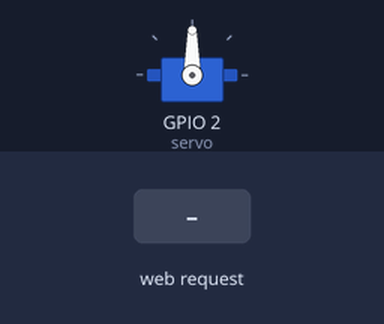
A sketch run on a simulated ESP8266 (NodeMCU). On the bench: servo. The test bench sets the inputs (shaded band). WiFi joins after 1.5 s; servers stay silent unless stated; what the sketch prints to the serial monitor is not drawn.

Above: at 2.7 s.
2.8 s: HTTP request GET /Req1=0 received
At 3.5 s:
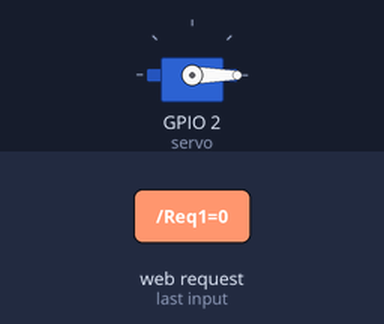
4.3 s: HTTP request GET /Req1=90 received
At 4.6 s:
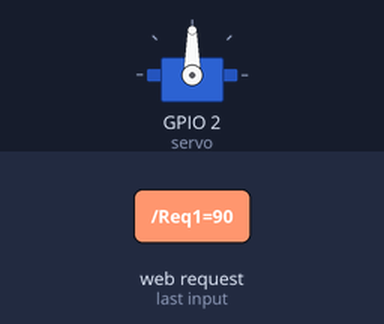
Timing chart, 0 to 7.3 s (numbered marks = the images above; inputs shaded):
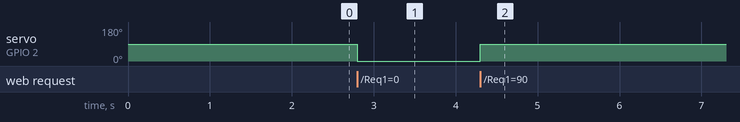

Measured:
- after the input at 2.8 s, servo on GPIO 2 (servo): 90° → 0° at once
- after the input at 4.3 s, servo on GPIO 2 (servo): 0° → 90° at once

The sketch:

Project__-_Part_2.ino
```cpp
#include <ESP8266WiFi.h>
#include <Servo.h>
Servo servo;


const char* ssid = "NEERAJ04";
const char* password = "Anusrini#1975";

WiFiServer server(80);

int irPin = 16;
String sensorStatus;

void setup() {
  Serial.begin(115200);
  delay(10);
  servo.attach(2);


  Serial.println();
  Serial.println();
  Serial.print("Connecting to ");
  Serial.println(ssid);

  WiFi.begin(ssid, password);

  while (WiFi.status() != WL_CONNECTED) {
    delay(500);
    Serial.print(".");
  }
  Serial.println("");
  Serial.println("WiFi connected");

  server.begin();
  Serial.println("Server started");

  Serial.print("Use this URL to connect: ");
  Serial.print("http://");
  Serial.print(WiFi.localIP());
  Serial.println("/");

}

void loop() {
  WiFiClient client = server.available();
  if (!client) {
    return;
  }

  Serial.println("new client");
  while(!client.available()){
    delay(1);
  }

  String request = client.readStringUntil('\r');
  Serial.println(request);
  client.flush();

 int value = 0;

if (request.indexOf("/prox") != -1) {
  if(digitalRead(irPin)==0){
   sensorStatus = "Object Detected, Waiting for Servo Signal......";
  }
  else{
    sensorStatus = "Object Not Detected, We are safe for now!";
  }
}
if (request.indexOf("/Req1=0") != -1)  {
  servo.write(0); //Moving servo to 0 degree
  value=0;
}
if (request.indexOf("/Req1=90") != -1)  {
  servo.write(90); //Moving servo to 90 degree
  value=90;
}


  client.println("HTTP/1.1 200 OK");
  client.println("Content-Type: text/html");
  client.println(""); //  do not forget this one
  client.println("<!DOCTYPE HTML>");
  client.println("<html>");
  client.println("<h1 align=center>Security System over WiFi</h1><br><br>");
  client.print("<h2>IR Sensor Status : ");
  client.print(sensorStatus);
  client.println("<br><br>");
  client.print("Current position servo = ");
  client.print(value);
  client.println("<br><br>");
  client.println("<a href=\"/prox\"\"><button>Get the IR Sensor values</button></a>");
  client.println("<br><br>");
  client.println("<a href=\"/Req1=0\"\"><button>Move servo to 0 degree</button></a>");
  client.println("<a href=\"/Req1=90\"\"><button>Move servo to  90 degree</button></a>");
  client.println("</html>");
  delay(1);
  Serial.println("Client disonnected");
  Serial.println("");

}
```
